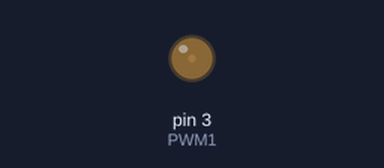
Bench run of a sketch on a simulated Arduino Uno, built with avr-gcc and run on an emulated ATmega328P. Parts: output pins drawn as LEDs (lit = HIGH).

Above: at 0.15 s.
At 10.52 s:
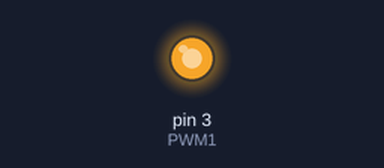
At 19.83 s:
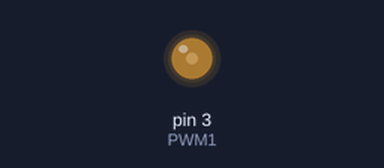
At 39.65 s:
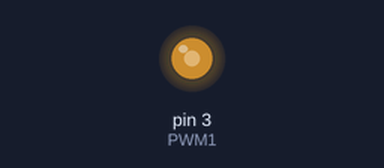
Timing chart, 0 to 40.0 s (numbered marks = the images above):
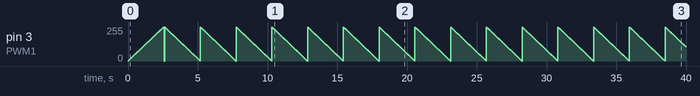

The sketch:

sketch_apr27a.ino
```cpp
// Código TinkerCad: https://www.tinkercad.com/things/dy5RkI8JBYZ?sharecode=-owU_SCIUh6sXApZC4RQS8Vyv7Oe2A3s6f7Pis6F1os
#define PWM1 3

void setup() {
  // put your setup code here, to run once:

pinMode (PWM1, OUTPUT);
}

void loop() {
  // put your main code here, to run repeatedly:

for (int i = 0; i<=255; i++)
{
  analogWrite(PWM1,i);
  delay(10);
  }
delay(50);
for (int i = 0; i<=255; i--)
{
  analogWrite(PWM1,i);
  delay(10);
  }

}
```
